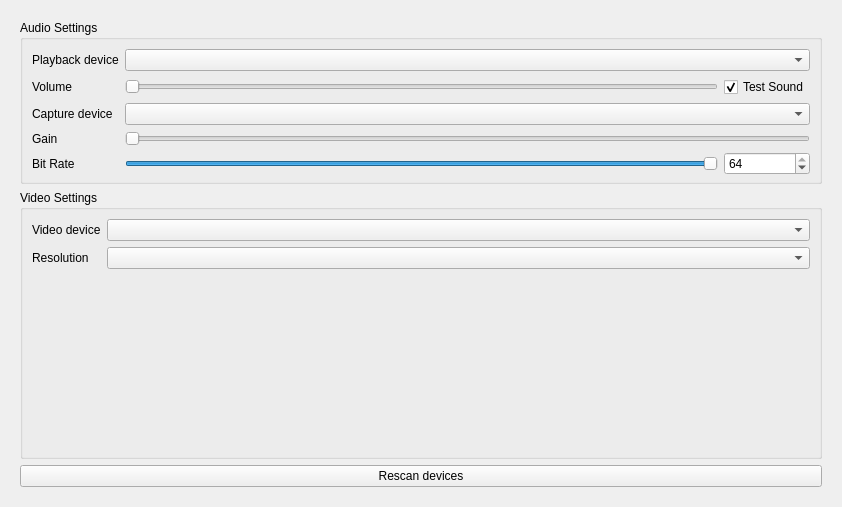
<?xml version="1.0" encoding="UTF-8"?>
<ui version="4.0">
 <class>AVForm</class>
 <widget class="QWidget" name="AVForm">
  <property name="geometry">
   <rect>
    <x>0</x>
    <y>0</y>
    <width>842</width>
    <height>507</height>
   </rect>
  </property>
  <property name="windowTitle">
   <string notr="true">Form</string>
  </property>
  <layout class="QVBoxLayout" name="verticalLayout_2">
   <item>
    <widget class="VerticalOnlyScroller" name="scrollArea">
     <property name="autoFillBackground">
      <bool>true</bool>
     </property>
     <property name="frameShape">
      <enum>QFrame::NoFrame</enum>
     </property>
     <property name="widgetResizable">
      <bool>true</bool>
     </property>
     <widget class="QWidget" name="scrollAreaWidgetContents">
      <property name="geometry">
       <rect>
        <x>0</x>
        <y>0</y>
        <width>824</width>
        <height>489</height>
       </rect>
      </property>
      <layout class="QVBoxLayout" name="verticalLayout_5">
       <item>
        <widget class="QGroupBox" name="audioGroup">
         <property name="title">
          <string>Audio Settings</string>
         </property>
         <layout class="QGridLayout" name="gridLayout_3">
          <property name="bottomMargin">
           <number>6</number>
          </property>
          <item row="0" column="0">
           <widget class="QLabel" name="outDevLabel">
            <property name="text">
             <string>Playback device</string>
            </property>
           </widget>
          </item>
          <item row="3" column="0">
           <widget class="QLabel" name="microphoneLabel">
            <property name="text">
             <string>Gain</string>
            </property>
           </widget>
          </item>
          <item row="3" column="2" colspan="2">
           <widget class="QSlider" name="microphoneSlider">
            <property name="orientation">
             <enum>Qt::Horizontal</enum>
            </property>
           </widget>
          </item>
          <item row="0" column="2" colspan="2">
           <widget class="QComboBox" name="outDevCombobox"/>
          </item>
          <item row="2" column="2" colspan="2">
           <widget class="QComboBox" name="inDevCombobox"/>
          </item>
          <item row="1" column="2">
           <widget class="QSlider" name="playbackSlider">
            <property name="toolTip">
             <string>Use slider to set volume of your speakers.</string>
            </property>
            <property name="maximum">
             <number>100</number>
            </property>
            <property name="orientation">
             <enum>Qt::Horizontal</enum>
            </property>
           </widget>
          </item>
          <item row="2" column="0">
           <widget class="QLabel" name="inDevLabel">
            <property name="text">
             <string>Capture device</string>
            </property>
           </widget>
          </item>
          <item row="1" column="0">
           <widget class="QLabel" name="playbackLabel">
            <property name="text">
             <string>Volume</string>
            </property>
           </widget>
          </item>
          <item row="1" column="3">
           <widget class="QCheckBox" name="cbEnableTestSound">
            <property name="text">
             <string>Test Sound</string>
            </property>
            <property name="checked">
             <bool>true</bool>
            </property>
           </widget>
          </item>
          <item row="4" column="0">
           <widget class="QLabel" name="label">
            <property name="text">
             <string>Bit Rate</string>
            </property>
           </widget>
          </item>
          <item row="4" column="2">
           <widget class="QSlider" name="bitRateSlider">
            <property name="autoFillBackground">
             <bool>false</bool>
            </property>
            <property name="inputMethodHints">
             <set>Qt::ImhDigitsOnly|Qt::ImhPreferNumbers</set>
            </property>
            <property name="minimum">
             <number>6</number>
            </property>
            <property name="maximum">
             <number>64</number>
            </property>
            <property name="value">
             <number>64</number>
            </property>
            <property name="orientation">
             <enum>Qt::Horizontal</enum>
            </property>
           </widget>
          </item>
          <item row="4" column="3">
           <widget class="QSpinBox" name="bitRateSpinBox">
            <property name="minimum">
             <number>6</number>
            </property>
            <property name="maximum">
             <number>64</number>
            </property>
            <property name="value">
             <number>64</number>
            </property>
           </widget>
          </item>
         </layout>
        </widget>
       </item>
       <item>
        <widget class="QGroupBox" name="videoGroup">
         <property name="title">
          <string>Video Settings</string>
         </property>
         <layout class="QVBoxLayout" name="verticalLayout">
          <item>
           <layout class="QGridLayout" name="gridLayout_2">
            <item row="0" column="0">
             <widget class="QLabel" name="videoDevLabel">
              <property name="text">
               <string>Video device</string>
              </property>
             </widget>
            </item>
            <item row="1" column="0">
             <widget class="QLabel" name="resolutionLabel">
              <property name="toolTip">
               <string>Set resolution of your camera.
The higher values, the better video quality your friends may get.
Note though that with better video quality there is needed better internet connection.
Sometimes your connection may not be good enough to handle higher video quality,
which may lead to problems with video calls.</string>
              </property>
              <property name="text">
               <string>Resolution</string>
              </property>
             </widget>
            </item>
            <item row="1" column="1">
             <widget class="QComboBox" name="videoModescomboBox">
              <property name="sizePolicy">
               <sizepolicy hsizetype="Expanding" vsizetype="Fixed">
                <horstretch>0</horstretch>
                <verstretch>0</verstretch>
               </sizepolicy>
              </property>
              <property name="toolTip">
               <string>Set resolution of your camera.
The higher values, the better video quality your friends may get.
Note though that with better video quality there is needed better internet connection.
Sometimes your connection may not be good enough to handle higher video quality,
which may lead to problems with video calls.</string>
              </property>
             </widget>
            </item>
            <item row="0" column="1">
             <widget class="QComboBox" name="videoDevCombobox"/>
            </item>
           </layout>
          </item>
          <item>
           <widget class="QFrame" name="CamFrame">
            <property name="sizePolicy">
             <sizepolicy hsizetype="MinimumExpanding" vsizetype="MinimumExpanding">
              <horstretch>1</horstretch>
              <verstretch>150</verstretch>
             </sizepolicy>
            </property>
            <property name="frameShape">
             <enum>QFrame::NoFrame</enum>
            </property>
            <property name="frameShadow">
             <enum>QFrame::Raised</enum>
            </property>
            <layout class="QGridLayout" name="gridLayout"/>
           </widget>
          </item>
         </layout>
        </widget>
       </item>
       <item>
        <widget class="QPushButton" name="rescanButton">
         <property name="text">
          <string>Rescan devices</string>
         </property>
        </widget>
       </item>
      </layout>
     </widget>
    </widget>
   </item>
  </layout>
 </widget>
 <customwidgets>
  <customwidget>
   <class>VerticalOnlyScroller</class>
   <extends>QScrollArea</extends>
   <header>src/widget/form/settings/verticalonlyscroller.h</header>
   <container>1</container>
  </customwidget>
 </customwidgets>
 <tabstops>
  <tabstop>scrollArea</tabstop>
  <tabstop>outDevCombobox</tabstop>
  <tabstop>playbackSlider</tabstop>
  <tabstop>cbEnableTestSound</tabstop>
  <tabstop>inDevCombobox</tabstop>
  <tabstop>microphoneSlider</tabstop>
  <tabstop>videoDevCombobox</tabstop>
  <tabstop>videoModescomboBox</tabstop>
  <tabstop>rescanButton</tabstop>
 </tabstops>
 <resources/>
 <connections/>
</ui>
